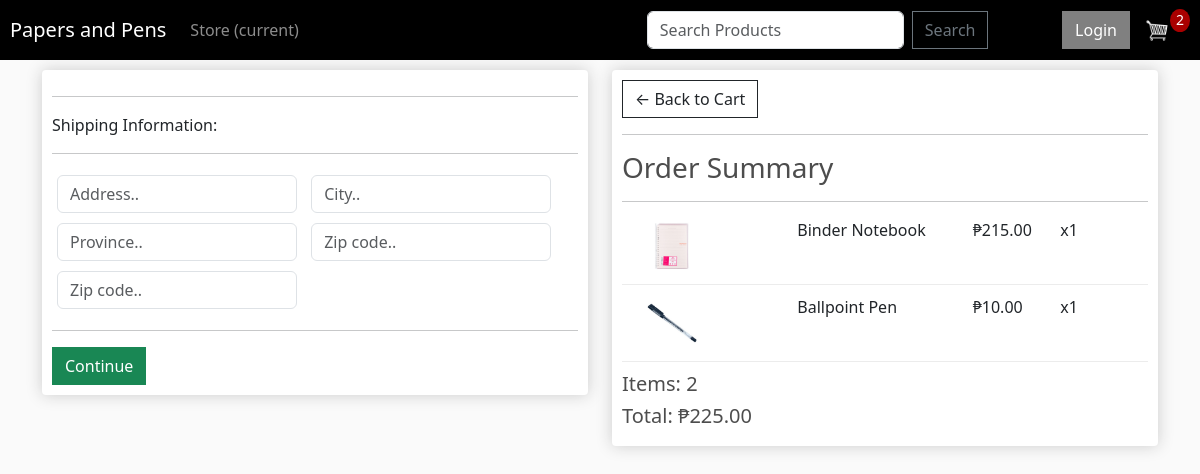
Before: /checkout/ (signed in) with the older database file.
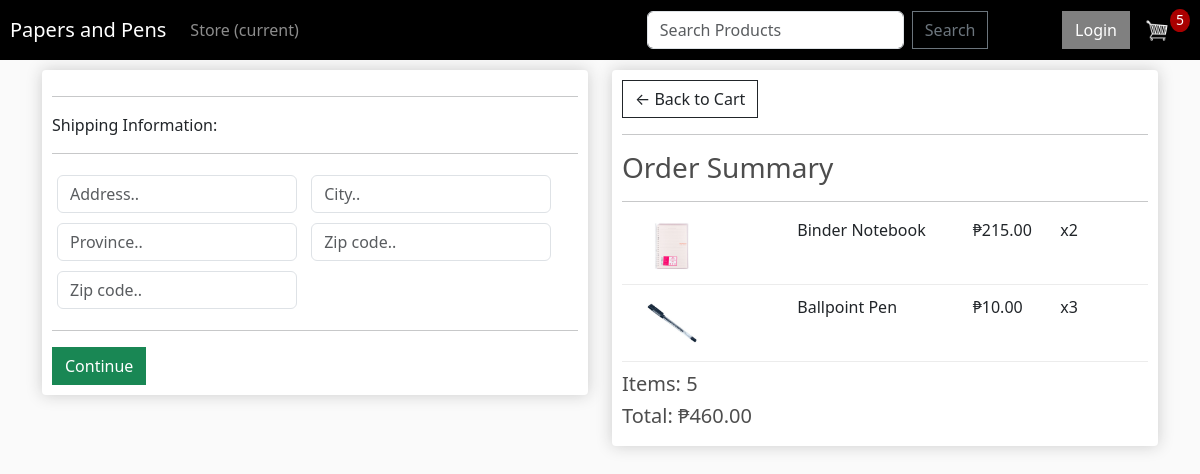
After: the same page with the newer database file.
### store/models.py (models this page shows, shortened)
class OrderItem(models.Model):
    product = models.ForeignKey(Product, on_delete=models.SET_NULL, null=True, blank=True)
    order = models.ForeignKey(Order, on_delete=models.SET_NULL, null=True, blank=True)
    quantity = models.IntegerField(default=0, null=True, blank=True)
    date_added = models.DateTimeField(auto_now_add=True)
    @property
    def get_total(self):
        total = self.product.price * self.quantity
        return total

class Order(models.Model):
    customer = models.ForeignKey(Customer, on_delete=models.SET_NULL, null=True, blank=True)
    date_ordered = models.DateTimeField(auto_now_add=True)
    complete = models.BooleanField(default=False, null=True, blank=False)
    transaction_id = models.CharField(max_length=100, null=True)
    @property
    def shipping(self):
        shipping = False
        orderitems = self.orderitem_set.all()
        for i in orderitems:
            if i.product.digital == False:
                shipping = True
        return shipping
    @property
    def get_cart_total(self):
        orderitems = self.orderitem_set.all()
        total = sum([item.get_total for item in orderitems])
        return total
    @property
    def get_cart_items(self):
        orderitems = self.orderitem_set.all()
        total = sum([item.quantity for item in orderitems])
        return total

class Product(models.Model):
    name = models.CharField(max_length = 200, null=True)
    price = models.DecimalField(max_digits=7, decimal_places=2)
    digital = models.BooleanField(default=False, null=True, blank=False)
    image = models.ImageField(null=True, blank=True)
    slug = models.SlugField(null=False)
    description = models.TextField(default="potangina mo", null=False)
    @property
    def imageURL(self):
        try:
            url = self.image.url
        except:
            url =''
        return url

### store/views.py (the view)
# urls.py: path('checkout/', views.checkout, name="checkout"),
def checkout(request):
    data = cartData(request)
    cartItems = data['cartItems']
    order = data['order']
    items = data['items']
    context = {'items':items, 'order':order, 'cartItems': cartItems}
    return render(request, 'store/checkout.html', context)

### store/utils.py (called while the page is built)
def cartData(request):
    if request.user.is_authenticated:
        customer = request.user.customer
        order, created = Order.objects.get_or_create(customer=customer, complete=False)
        items = order.orderitem_set.all()
        cartItems = order.get_cart_items
    else:
        cookieData = cookieCart(request)
        cartItems = cookieData['cartItems']
        order = cookieData['order']
        items = cookieData['items']
    return {'cartItems':cartItems, 'order':order, 'items':items}

### store/templates/store/checkout.html (shortened to what this page needs)
{% extends 'store/main.html' %}
{% load static %}
{% block content %}
<div class="row">
    <div class="col-lg-6">
        <div class="box-element" id="form-wrapper">
            <form id="form">
                <div id="shipping-info">
                    <hr>
                    <p>Shipping Information:</p>
                    <hr>
                    <div class="form-field">
                        <input class="form-control" type="text" name="address" placeholder="Address..">
                    </div>
                    <div class="form-field">
                        <input class="form-control" type="text" name="city" placeholder="City..">
                    </div>
                    <div class="form-field">
                        <input class="form-control" type="text" name="province" placeholder="Province..">
                    </div>
                    <div class="form-field">
                        <input class="form-control" type="text" name="zipcode" placeholder="Zip code..">
                    </div>
                    <div class="form-field">
                        <input class="form-control" type="text" name="country" placeholder="Zip code..">
                    </div>
                </div>
                <hr>
                <input id="form-button" class="btn btn-success btn-block" type="submit" value="Continue">
            </form>
        </div>
        <br>
    </div>
    <div class="col-lg-6">
        <div class="box-element">
            <a class="btn btn-outline-dark" href="{% url 'cart' %}">&#x2190; Back to Cart</a>
            <hr>
            <h3>Order Summary</h3>
            <hr>
            {% for item in items %}
            <div class="cart-row">
                <div style="flex:2"><img class="row-image" src="{{item.product.imageURL}}"></div>
                <div style="flex:2">
                    <p>{{item.product.name}}</p>
                </div>
                <div style="flex:1">
                    <p>₱{{item.product.price}}</p>
                </div>
                <div style="flex:1">
                    <p>x{{item.quantity}}</p>
                </div>
            </div>
            {% endfor %}
            <h5>Items: {{order.get_cart_items}}</h5>
            <h5>Total: ₱{{order.get_cart_total|floatformat:2}}</h5>
        </div>
    </div>
</div>
{% endblock content %}

Changed rows visible on the page:
changed OrderItem "Binder Notebook": quantity "1" → "2"
changed OrderItem "Ballpoint Pen": quantity "1" → "3"
changed through a linked row, Order: get_cart_items "2" → "5"; get_cart_total "225.00" → "460.00"
Other visible differences:
{{ cartItems }}: "2" → "5"
